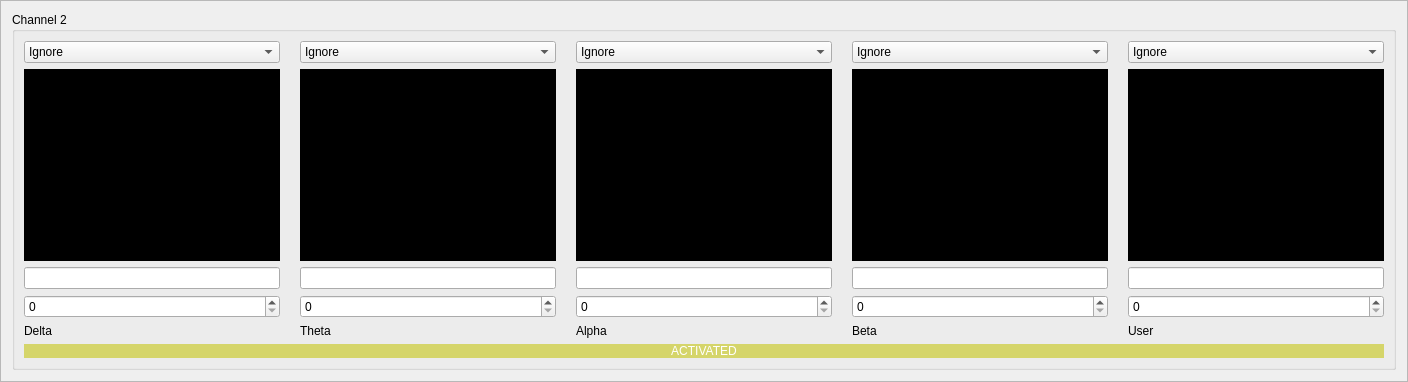
            <widget class="QFrame" name="frame_4">
             <property name="frameShape">
              <enum>QFrame::StyledPanel</enum>
             </property>
             <property name="frameShadow">
              <enum>QFrame::Raised</enum>
             </property>
             <layout class="QGridLayout" name="gridLayout_6">
              <item row="0" column="0">
               <widget class="QGroupBox" name="groupBox_5">
                <property name="title">
                 <string>Channel 2</string>
                </property>
                <layout class="QGridLayout" name="gridLayout_5">
                 <item row="5" column="0">
                  <widget class="QLabel" name="lblActivated_Control">
                   <property name="sizePolicy">
                    <sizepolicy hsizetype="Preferred" vsizetype="Preferred">
                     <horstretch>0</horstretch>
                     <verstretch>0</verstretch>
                    </sizepolicy>
                   </property>
                   <property name="styleSheet">
                    <string notr="true">width:50%;
background-color: rgb(213, 213, 106);
color:rgb(255, 255, 255);</string>
                   </property>
                   <property name="text">
                    <string>ACTIVATED</string>
                   </property>
                   <property name="alignment">
                    <set>Qt::AlignCenter</set>
                   </property>
                  </widget>
                 </item>
                 <item row="3" column="0">
                  <layout class="QHBoxLayout" name="horizontalLayout_9">
                   <property name="spacing">
                    <number>20</number>
                   </property>
                   <item>
                    <widget class="QSpinBox" name="sB1Ch2_Control"/>
                   </item>
                   <item>
                    <widget class="QSpinBox" name="sB2Ch2_Control"/>
                   </item>
                   <item>
                    <widget class="QSpinBox" name="sB3Ch2_Control"/>
                   </item>
                   <item>
                    <widget class="QSpinBox" name="sB4Ch2_Control"/>
                   </item>
                   <item>
                    <widget class="QSpinBox" name="sB5Ch2_Control"/>
                   </item>
                  </layout>
                 </item>
                 <item row="1" column="0">
                  <layout class="QHBoxLayout" name="horizontalLayout_7">
                   <property name="spacing">
                    <number>20</number>
                   </property>
                   <item>
                    <widget class="QGraphicsView" name="graphicsView_8">
                     <property name="styleSheet">
                      <string notr="true">background-color: rgb(0, 0, 0);</string>
                     </property>
                     <property name="backgroundBrush">
                      <brush brushstyle="SolidPattern">
                       <color alpha="255">
                        <red>0</red>
                        <green>0</green>
                        <blue>0</blue>
                       </color>
                      </brush>
                     </property>
                     <property name="interactive">
                      <bool>true</bool>
                     </property>
                    </widget>
                   </item>
                   <item>
                    <widget class="QGraphicsView" name="graphicsView_9">
                     <property name="styleSheet">
                      <string notr="true">background-color: rgb(0, 0, 0);</string>
                     </property>
                     <property name="backgroundBrush">
                      <brush brushstyle="SolidPattern">
                       <color alpha="255">
                        <red>0</red>
                        <green>0</green>
                        <blue>0</blue>
                       </color>
                      </brush>
                     </property>
                     <property name="interactive">
                      <bool>true</bool>
                     </property>
                    </widget>
                   </item>
                   <item>
                    <widget class="QGraphicsView" name="graphicsView_10">
                     <property name="styleSheet">
                      <string notr="true">background-color: rgb(0, 0, 0);</string>
                     </property>
                     <property name="backgroundBrush">
                      <brush brushstyle="SolidPattern">
                       <color alpha="255">
                        <red>0</red>
                        <green>0</green>
                        <blue>0</blue>
                       </color>
                      </brush>
                     </property>
                     <property name="interactive">
                      <bool>true</bool>
                     </property>
                    </widget>
                   </item>
                   <item>
                    <widget class="QGraphicsView" name="graphicsView_11">
                     <property name="styleSheet">
                      <string notr="true">background-color: rgb(0, 0, 0);</string>
                     </property>
                     <property name="backgroundBrush">
                      <brush brushstyle="SolidPattern">
                       <color alpha="255">
                        <red>0</red>
                        <green>0</green>
                        <blue>0</blue>
                       </color>
                      </brush>
                     </property>
                     <property name="interactive">
                      <bool>true</bool>
                     </property>
                    </widget>
                   </item>
                   <item>
                    <widget class="QGraphicsView" name="graphicsView_12">
                     <property name="styleSheet">
                      <string notr="true">background-color: rgb(0, 0, 0);</string>
                     </property>
                     <property name="backgroundBrush">
                      <brush brushstyle="SolidPattern">
                       <color alpha="255">
                        <red>0</red>
                        <green>0</green>
                        <blue>0</blue>
                       </color>
                      </brush>
                     </property>
                     <property name="interactive">
                      <bool>true</bool>
                     </property>
                    </widget>
                   </item>
                  </layout>
                 </item>
                 <item row="2" column="0">
                  <layout class="QHBoxLayout" name="horizontalLayout_8">
                   <property name="spacing">
                    <number>20</number>
                   </property>
                   <item>
                    <widget class="QLineEdit" name="lE1Ch2_Control">
                     <property name="readOnly">
                      <bool>true</bool>
                     </property>
                    </widget>
                   </item>
                   <item>
                    <widget class="QLineEdit" name="lE2Ch2_Control">
                     <property name="readOnly">
                      <bool>true</bool>
                     </property>
                    </widget>
                   </item>
                   <item>
                    <widget class="QLineEdit" name="lE3Ch2_Control">
                     <property name="readOnly">
                      <bool>true</bool>
                     </property>
                    </widget>
                   </item>
                   <item>
                    <widget class="QLineEdit" name="lE4Ch2_Control">
                     <property name="readOnly">
                      <bool>true</bool>
                     </property>
                    </widget>
                   </item>
                   <item>
                    <widget class="QLineEdit" name="lE5Ch2_Control">
                     <property name="readOnly">
                      <bool>true</bool>
                     </property>
                    </widget>
                   </item>
                  </layout>
                 </item>
                 <item row="4" column="0">
                  <layout class="QHBoxLayout" name="horizontalLayout_10">
                   <property name="spacing">
                    <number>20</number>
                   </property>
                   <item>
                    <widget class="QLabel" name="label_3">
                     <property name="text">
                      <string>Delta</string>
                     </property>
                    </widget>
                   </item>
                   <item>
                    <widget class="QLabel" name="label_4">
                     <property name="text">
                      <string>Theta</string>
                     </property>
                    </widget>
                   </item>
                   <item>
                    <widget class="QLabel" name="label_11">
                     <property name="text">
                      <string>Alpha</string>
                     </property>
                    </widget>
                   </item>
                   <item>
                    <widget class="QLabel" name="label_77">
                     <property name="text">
                      <string>Beta</string>
                     </property>
                    </widget>
                   </item>
                   <item>
                    <widget class="QLabel" name="label_78">
                     <property name="text">
                      <string>User</string>
                     </property>
                    </widget>
                   </item>
                  </layout>
                 </item>
                 <item row="0" column="0">
                  <layout class="QHBoxLayout" name="horizontalLayout_6">
                   <property name="spacing">
                    <number>20</number>
                   </property>
                   <item>
                    <widget class="QComboBox" name="cB1Ch2_Control">
                     <property name="styleSheet">
                      <string notr="true">width:20px;</string>
                     </property>
                     <item>
                      <property name="text">
                       <string>Ignore</string>
                      </property>
                     </item>
                     <item>
                      <property name="text">
                       <string>Go</string>
                      </property>
                     </item>
                     <item>
                      <property name="text">
                       <string>Stop</string>
                      </property>
                     </item>
                    </widget>
                   </item>
                   <item>
                    <widget class="QComboBox" name="cB2Ch2_Control">
                     <property name="styleSheet">
                      <string notr="true">width:20px;</string>
                     </property>
                     <item>
                      <property name="text">
                       <string>Ignore</string>
                      </property>
                     </item>
                     <item>
                      <property name="text">
                       <string>Go</string>
                      </property>
                     </item>
                     <item>
                      <property name="text">
                       <string>Stop</string>
                      </property>
                     </item>
                    </widget>
                   </item>
                   <item>
                    <widget class="QComboBox" name="cB3Ch2_Control">
                     <item>
                      <property name="text">
                       <string>Ignore</string>
                      </property>
                     </item>
                     <item>
                      <property name="text">
                       <string>Go</string>
                      </property>
                     </item>
                     <item>
                      <property name="text">
                       <string>Stop</string>
                      </property>
                     </item>
                    </widget>
                   </item>
                   <item>
                    <widget class="QComboBox" name="cB4Ch2_Control">
                     <item>
                      <property name="text">
                       <string>Ignore</string>
                      </property>
                     </item>
                     <item>
                      <property name="text">
                       <string>Go</string>
                      </property>
                     </item>
                     <item>
                      <property name="text">
                       <string>Stop</string>
                      </property>
                     </item>
                    </widget>
                   </item>
                   <item>
                    <widget class="QComboBox" name="cB5Ch2_Control">
                     <item>
                      <property name="text">
                       <string>Ignore</string>
                      </property>
                     </item>
                     <item>
                      <property name="text">
                       <string>Go</string>
                      </property>
                     </item>
                     <item>
                      <property name="text">
                       <string>Stop</string>
                      </property>
                     </item>
                    </widget>
                   </item>
                  </layout>
                 </item>
                </layout>
               </widget>
              </item>
             </layout>
            </widget>
